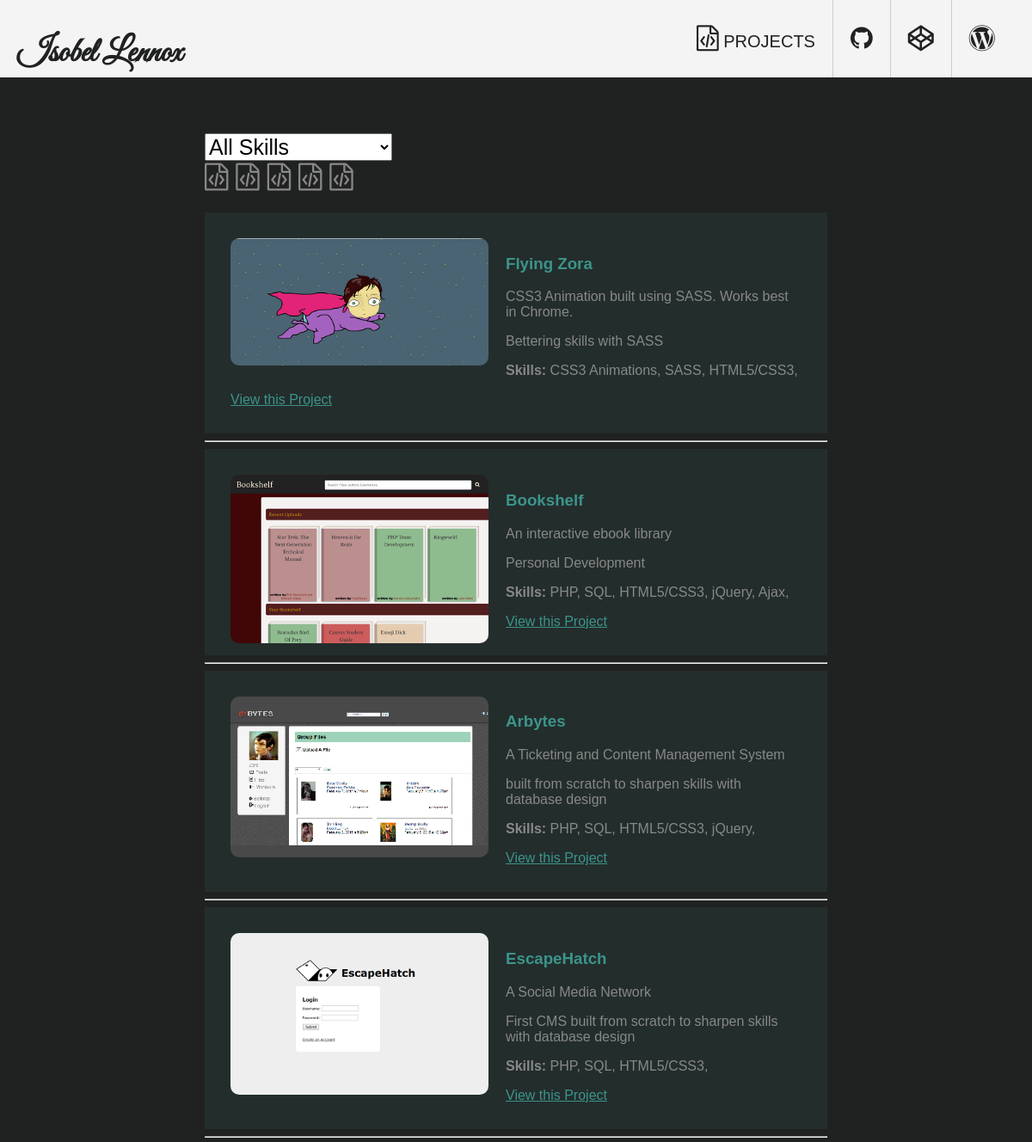
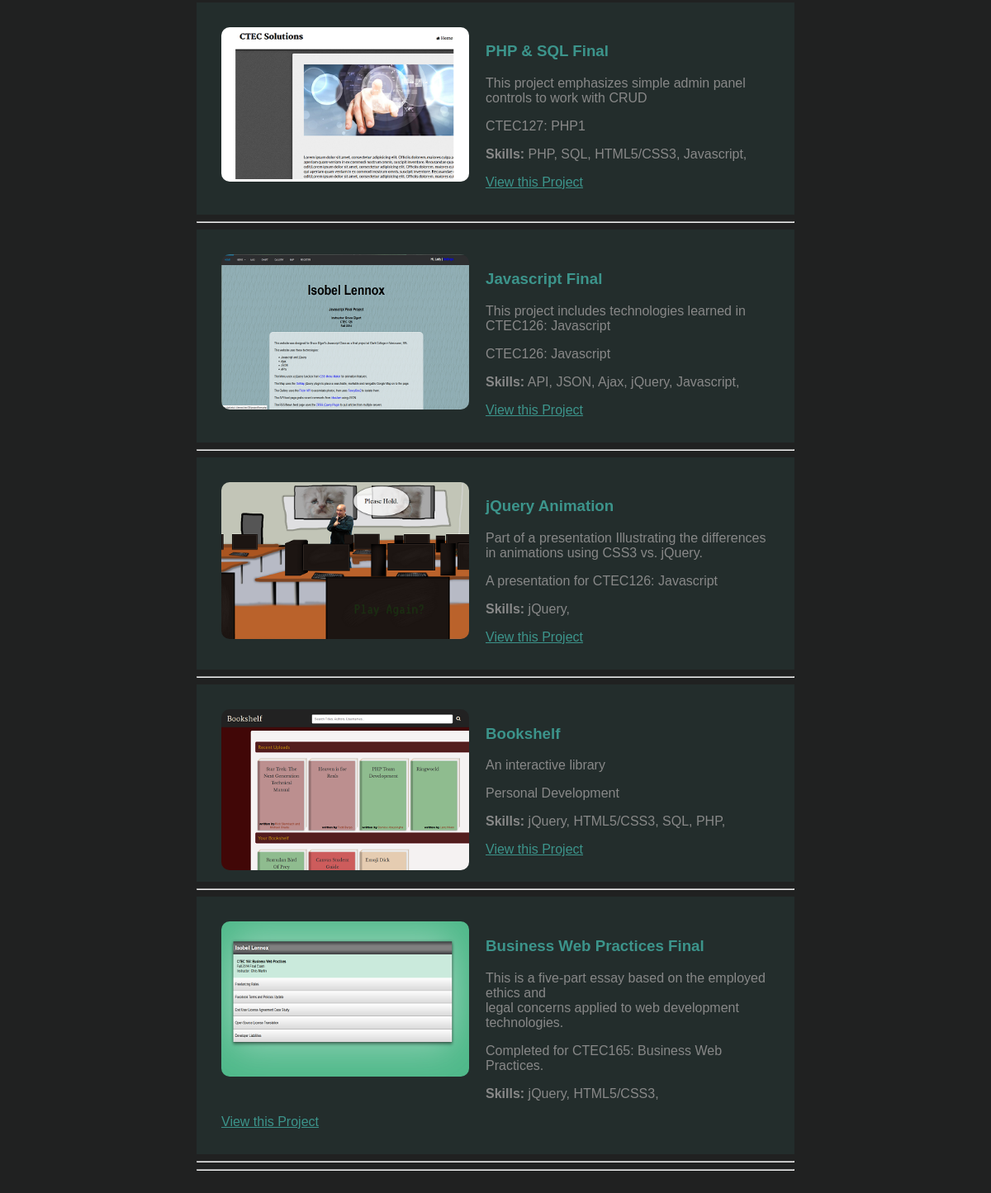
/index.php?projects, run on the app's committed database (2 pictures, top to bottom).
### tables this page shows
CREATE TABLE IF NOT EXISTS `projects` (
  `id` int(11) NOT NULL,
  `title` varchar(100) NOT NULL,
  `subtitle` varchar(250) NOT NULL,
  `url` varchar(200) NOT NULL,
  `image` varchar(150) NOT NULL,
  `created_for` varchar(250) NOT NULL
);

CREATE TABLE IF NOT EXISTS `skill_project` (
  `id` int(11) NOT NULL,
  `skill_id` int(7) NOT NULL,
  `project_id` int(7) NOT NULL
);

CREATE TABLE IF NOT EXISTS `skills` (
  `id` int(11) NOT NULL,
  `name` varchar(20) NOT NULL
);

### index.php (the view, shortened to what this page needs)
<?php require_once("inc/db_connect.inc");  ?>
<!DOCTYPE html>
<html lang="en">
<head>
    <link rel="stylesheet" href="css/main.css">
    <link rel="stylesheet" href="//maxcdn.bootstrapcdn.com/font-awesome/4.3.0/css/font-awesome.min.css">
    <link rel="stylesheet" href="js/jquery-2.1.1.min.js">
</head>
<body>
<header>
    <h1 id="name"><a href="index.php">Isobel Lennox</a></h1>
        <nav>
        <ul>
            <li><a href="index.php?projects"><i class="fa fa-file-code-o"></i> Projects </a></li>
            <li><a href="http://github.com.isolennox"><i class="fa fa-github"></i> </a></li>
            <li><a href="http://codepen.io/isolennox"><i class="fa fa-codepen"> </i> </a></li>
            <li><a href="http://lennoxfiles.wordpress.com"><i class="fa fa-wordpress"></i> </a></li>
        </ul>
    </nav>
</header>
<div id="page">
      <?php
    if(isset($_POST['skills'])){
        $skill_id=$_POST['skills'];
             echo "<h1>";
        $skill_query  = "SELECT * FROM skills";
        $skill_result = mysqli_query($connection, $skill_query);
        $skill_num_rows = mysqli_num_rows($skill_result);
        if($skill_num_rows>=1){ ?>
          <form method="POST" >
           <select name="skills" id="skills" onChange="this.form.submit()">
            <option value="1">All Skills</option>
         <?php
            foreach($skill_result as $skill_show){
                if($skill_show['id']==$skill_id){
                    $selected="selected";
                }else{
                    $selected="";
                }
                echo "<option ".$selected." value=\"".$skill_show['id']."\">".$skill_show['name']."  ";
                }
            echo "</select></form>"; }
        $skill_count  = "SELECT * FROM skill_project WHERE skill_id={$skill_id}";
        $count_result = mysqli_query($connection, $skill_count);
        if($count_result){
            $num_rows = mysqli_num_rows($count_result);
            $i=1;
            while( $i<=$num_rows){
            echo " <i class=\"fa fa-file-code-o\"></i>";
                $i++;
            }
        }
    echo " </h1>";
            $skill_proj  = "SELECT * FROM skill_project WHERE skill_id={$skill_id}";
            $skills_result = mysqli_query($connection, $skill_proj);
                if($skills_result){
                    $array=mysqli_fetch_assoc($skills_result);
                    foreach($skills_result as $project){
                 ?>
          <div class="projects_container">
            <?php
            $query  = "SELECT * FROM projects WHERE id={$project['project_id']} ORDER BY id DESC";
            $result = mysqli_query($connection, $query);
            $num_rows = mysqli_num_rows($result);
            if($num_rows>=1){
                foreach($result as $show){
                echo "<div class='projects'>";
                    if(empty($show['image'])){
                    echo "<a target='_blank' href='".$show['url']."' title='View Project'><img src='admin/default_project.png' alt=\"Project Screenshot\" /></a>";
                    }else{
                echo "<a target='_blank' href='".$show['url']."' title='View {$show['title']}'><img src='admin/{$show['image']}' alt=\"Project Screenshot\" /></a>";
                    }
                echo "<h3>".$show['title']."</h3> ";
                echo "<p>".$show['subtitle']."</p> ";
                echo "<p>".$show['created_for']."</p> ";
                $skill_query  = "SELECT * FROM skill_project WHERE project_id={$show['id']}";
                $skill_result = mysqli_query($connection, $skill_query);
                $skill_num_rows = mysqli_num_rows($skill_result);
                if($skill_num_rows>=1){
                     echo "<p><strong>Skills:</strong> ";
                foreach($skill_result as $skill_show){
                        $skill_name_query  = "SELECT * FROM skills WHERE id={$skill_show['skill_id']} ";
                        $skill_name_result = mysqli_query($connection, $skill_name_query);
                        if($skill_name_result){
                            $skill_array=mysqli_fetch_assoc($skill_name_result);
                        echo  $skill_array['name'].", ";
                        }
                }
                    echo "</p>";
                }
                echo "<a href=\"".$show['url']."\" >View this Project</a>";
                echo "</div> ";
                    echo "<hr/>";
                }
            }else{ echo "Isobel does not have any projects yet!"; } ?>
                 <hr/>
        </div>
        <?php
                    }
                }
    }elseif(isset($_GET['projects'])){
     echo "<h1>";
        $skill_query  = "SELECT * FROM skills";
        $skill_result = mysqli_query($connection, $skill_query);
        $skill_num_rows = mysqli_num_rows($skill_result);
        if($skill_num_rows>=1){ ?>
          <form method="POST" >
           <select name="skills" id="skills" onChange="this.form.submit()">
            <option value="1">All Skills</option>
         <?php
            echo "</select></form>"; }
        $skill_count  = "SELECT * FROM skill_project WHERE skill_id=6";
        $count_result = mysqli_query($connection, $skill_count);
        if($count_result){
            $num_rows = mysqli_num_rows($count_result);
            $i=1;
            while( $i<=$num_rows){
            echo " <i class=\"fa fa-file-code-o\"></i>";
                $i++;
            }
        }
    echo " </h1>";
            ?>
        <div class="projects_container">
            <?php
            $query  = "SELECT * FROM projects ORDER BY id DESC";
            $result = mysqli_query($connection, $query);
            $num_rows = mysqli_num_rows($result);
            if($num_rows>=1){
                foreach($result as $show){
                echo "<div class='projects'>";
                    if(empty($show['image'])){
                    echo "<a target='_blank' href='".$show['url']."' title='View Project'><img src='admin/default_project.png' alt=\"Project Screenshot\" /></a>";
                    }else{
                echo "<a target='_blank' href='".$show['url']."' title='View {$show['title']}'><img src='admin/{$show['image']}' alt=\"Project Screenshot\" /></a>";
                    }
                echo "<h3>".$show['title']."</h3> ";
                echo "<p>".$show['subtitle']."</p> ";
                echo "<p>".$show['created_for']."</p> ";
                $skill_query  = "SELECT * FROM skill_project WHERE project_id={$show['id']}";
                $skill_result = mysqli_query($connection, $skill_query);
                $skill_num_rows = mysqli_num_rows($skill_result);
                if($skill_num_rows>=1){
                     echo "<p><strong>Skills:</strong> ";
                foreach($skill_result as $skill_show){
                        $skill_name_query  = "SELECT * FROM skills WHERE id={$skill_show['skill_id']} ";
                        $skill_name_result = mysqli_query($connection, $skill_name_query);
                        if($skill_name_result){
                            $skill_array=mysqli_fetch_assoc($skill_name_result);
                        echo  $skill_array['name'].", ";
                        }
                }
                    echo "</p>";
                }
                echo "<a href=\"".$show['url']."\" >View this Project</a>";
                echo "</div> ";
                    echo "<hr/>";
                }
            }else{ echo "Isobel does not have any projects yet!"; } ?>
                 <hr/>
        </div>
 <?php } ?>
    </div>
</body>
</html>

### css/main.css (style rules this page uses)
body { font-family: "Nunito", sans-serif; background: #202121; font-family: sans-serif; font-size: 16px; }
h3, a { color: #3C948B; }
header { width: 100%; height: 70px; background: #F4F4F4; padding: 10px; position: fixed; top: 0; left: 0; z-index: 999; }
header h1 { font-family: "Great Vibes", cursive; font-size: 40px; text-align: left; position: relative; top: -10px; padding: 10px; }
header a { color: #202121; text-decoration: none; }
nav { width: 450px; height: 70px; font-size: 14px; text-transform: uppercase; position: absolute; right: 20px; top: -15px; }
nav li { list-style: outside none none; float: left; padding: 30px 20px; font-size: 20px; border-right: 1px solid #ccc; }
nav li:last-child { border-right: none; }
nav .fa { font-size: 30px; }
#page { color: #888; margin: 100px 200px; padding: 30px; }
#page .projects { padding: 30px; background: #232D2C; }
#page img { float: left; margin: 0 20px 20px 0; border-radius: 10px; width: 300px; }
select { font-size: 25px; }

### data on the page
projects: image (picture), title "Flying Zora", subtitle "CSS3 Animation built using SASS. Works best in Chrome.", created_for "Bettering skills with SASS"
skill_project: skill.name "CSS3 Animations"
skill_project: skill.name "SASS"
skill_project: skill.name "HTML5/CSS3"
projects: image (picture), title "Bookshelf", subtitle "An interactive ebook library", created_for "Personal Development"
skill_project: skill.name "PHP"
skill_project: skill.name "SQL"
skill_project: skill.name "HTML5/CSS3"
skill_project: skill.name "jQuery"
skill_project: skill.name "Ajax"
projects: image (picture), title "Arbytes", subtitle "A Ticketing and Content Management System", created_for "built from scratch to sharpen skills with database design"
skill_project: skill.name "PHP"
skill_project: skill.name "SQL"
skill_project: skill.name "HTML5/CSS3"
skill_project: skill.name "jQuery"
projects: image (picture), title "EscapeHatch", subtitle "A Social Media Network", created_for "First CMS built from scratch to sharpen skills with database design"
skill_project: skill.name "PHP"
skill_project: skill.name "SQL"
skill_project: skill.name "HTML5/CSS3"
projects: image (picture), title "PHP & SQL Final", subtitle "This project emphasizes simple admin panel controls to work with CRUD", created_for "CTEC127: PHP1"
skill_project: skill.name "PHP"
skill_project: skill.name "SQL"
skill_project: skill.name "HTML5/CSS3"
skill_project: skill.name "Javascript"
projects: image (picture), title "Javascript Final", subtitle "This project includes technologies learned in CTEC126: Javascript", created_for "CTEC126: Javascript"
skill_project: skill.name "API"
skill_project: skill.name "JSON"
skill_project: skill.name "Ajax"
skill_project: skill.name "jQuery"
skill_project: skill.name "Javascript"
projects: image (picture), title "jQuery Animation", subtitle "Part of a presentation Illustrating the differences in animations using CSS3 vs. jQuery.", created_for "A presentation for CTEC126: Javascript"
skill_project: skill.name "jQuery"
projects: image (picture), title "Bookshelf", subtitle "An interactive library", created_for "Personal Development"
skill_project: skill.name "jQuery"
skill_project: skill.name "HTML5/CSS3"
skill_project: skill.name "SQL"
skill_project: skill.name "PHP"
projects: image (picture), title "Business Web Practices Final", subtitle "This is a five-part essay based on the employed ethics and legal concerns applied to web development technologies.", created_for "Completed for CTEC165: Business Web Practices."
skill_project: skill.name "jQuery"
skill_project: skill.name "HTML5/CSS3"
